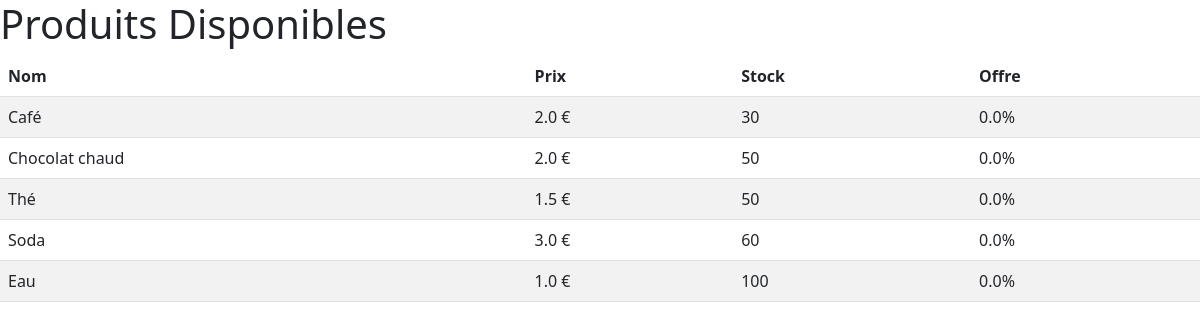
The page /products/ (signed in) on the database its author committed.
### cafeteria_app/models.py (models this page shows, shortened)
class Product(models.Model):
    name = models.CharField(max_length=255)
    price = models.FloatField()
    available = models.BooleanField(default=True)
    stock = models.IntegerField()
    offre = models.FloatField(default=0)

### cafeteria_app/views.py (the view)
# urls.py: path('products/', views.product_list, name='product_list'),
@login_required
def product_list(request):
    products = Product.objects.filter(available=True)
    return render(request, 'product_list.html', {'products': products})

### cafeteria_app/templates/product_list.html (shortened to what this page needs)
{% extends 'base.html' %}
{% block content %}
    <h1>Produits Disponibles</h1>
    <table class="table table-striped">
        <thead>
            <tr>
                <th>Nom</th>
                <th>Prix</th>
                <th>Stock</th>
                <th>Offre</th>
            </tr>
        </thead>
        <tbody>
            {% for product in products %}
            <tr>
                <td>{{ product.name }}</td>
                <td>{{ product.price }} €</td>
                <td>{{ product.stock }}</td>
                <td>{{ product.offre }}%</td>
            </tr>
            {% endfor %}
        </tbody>
    </table>
{% endblock %}

### rows shown on the page
Product: name "Café", price "2.0", stock "30", offre "0.0"
Product: name "Chocolat chaud", price "2.0", stock "50", offre "0.0"
Product: name "Thé", price "1.5", stock "50", offre "0.0"
Product: name "Soda", price "3.0", stock "60", offre "0.0"
Product: name "Eau", price "1.0", stock "100", offre "0.0"
